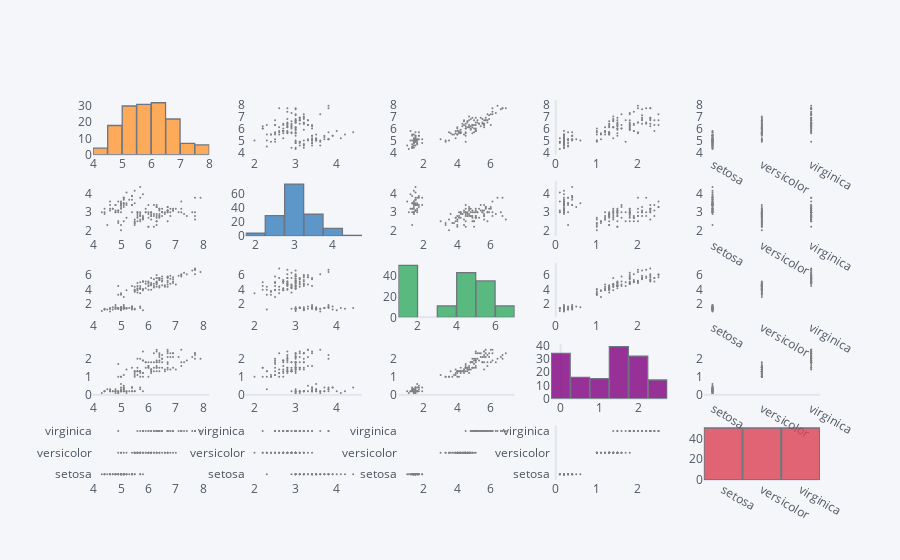

The notebook cell this image was saved under:
### Code cell
df.scatter_matrix()

### Figure 1 — Plotly figure (JSON) as saved in the notebook; plotly's stock layout.template omitted (floating-point values rounded to 4 significant figures; data arrays with more than 128 entries replaced by an {"elided": "..."} marker saying what was removed)
{"data": [{"histfunc": "count", "histnorm": "", "marker": {"color": "rgba(255, 153, 51, 1.0)", "line": {"color": "#4D5663", "width": 1.3}}, "name": "sepal_length", "nbinsx": 10, "opacity": 0.8, "orientation": "v", "type": "histogram", "x": {"elided": "150 float values"}, "xaxis": "x", "yaxis": "y"}, {"line": {"color": "rgba(128, 128, 128, 1.0)", "dash": "solid", "shape": "linear", "width": 1.3}, "marker": {"size": 2, "symbol": "circle"}, "mode": "markers", "name": "sepal_length", "text": "", "type": "scatter", "x": {"elided": "150 float values"}, "xaxis": "x2", "y": {"elided": "150 float values"}, "yaxis": "y2"}, {"line": {"color": "rgba(128, 128, 128, 1.0)", "dash": "solid", "shape": "linear", "width": 1.3}, "marker": {"size": 2, "symbol": "circle"}, "mode": "markers", "name": "sepal_length", "text": "", "type": "scatter", "x": {"elided": "150 float values"}, "xaxis": "x3", "y": {"elided": "150 float values"}, "yaxis": "y3"}, {"line": {"color": "rgba(128, 128, 128, 1.0)", "dash": "solid", "shape": "linear", "width": 1.3}, "marker": {"size": 2, "symbol": "circle"}, "mode": "markers", "name": "sepal_length", "text": "", "type": "scatter", "x": {"elided": "150 float values"}, "xaxis": "x4", "y": {"elided": "150 float values"}, "yaxis": "y4"}, {"line": {"color": "rgba(128, 128, 128, 1.0)", "dash": "solid", "shape": "linear", "width": 1.3}, "marker": {"size": 2, "symbol": "circle"}, "mode": "markers", "name": "sepal_length", "text": "", "type": "scatter", "x": {"elided": "150 str values"}, "xaxis": "x5", "y": {"elided": "150 float values"}, "yaxis": "y5"}, {"line": {"color": "rgba(128, 128, 128, 1.0)", "dash": "solid", "shape": "linear", "width": 1.3}, "marker": {"size": 2, "symbol": "circle"}, "mode": "markers", "name": "sepal_width", "text": "", "type": "scatter", "x": {"elided": "150 float values"}, "xaxis": "x6", "y": {"elided": "150 float values"}, "yaxis": "y6"}, {"histfunc": "count", "histnorm": "", "marker": {"color": "rgba(55, 128, 191, 1.0)", "line": {"color": "#4D5663", "width": 1.3}}, "name": "sepal_width", "nbinsx": 10, "opacity": 0.8, "orientation": "v", "type": "histogram", "x": {"elided": "150 float values"}, "xaxis": "x7", "yaxis": "y7"}, {"line": {"color": "rgba(128, 128, 128, 1.0)", "dash": "solid", "shape": "linear", "width": 1.3}, "marker": {"size": 2, "symbol": "circle"}, "mode": "markers", "name": "sepal_width", "text": "", "type": "scatter", "x": {"elided": "150 float values"}, "xaxis": "x8", "y": {"elided": "150 float values"}, "yaxis": "y8"}, {"line": {"color": "rgba(128, 128, 128, 1.0)", "dash": "solid", "shape": "linear", "width": 1.3}, "marker": {"size": 2, "symbol": "circle"}, "mode": "markers", "name": "sepal_width", "text": "", "type": "scatter", "x": {"elided": "150 float values"}, "xaxis": "x9", "y": {"elided": "150 float values"}, "yaxis": "y9"}, {"line": {"color": "rgba(128, 128, 128, 1.0)", "dash": "solid", "shape": "linear", "width": 1.3}, "marker": {"size": 2, "symbol": "circle"}, "mode": "markers", "name": "sepal_width", "text": "", "type": "scatter", "x": {"elided": "150 str values"}, "xaxis": "x10", "y": {"elided": "150 float values"}, "yaxis": "y10"}, {"line": {"color": "rgba(128, 128, 128, 1.0)", "dash": "solid", "shape": "linear", "width": 1.3}, "marker": {"size": 2, "symbol": "circle"}, "mode": "markers", "name": "petal_length", "text": "", "type": "scatter", "x": {"elided": "150 float values"}, "xaxis": "x11", "y": {"elided": "150 float values"}, "yaxis": "y11"}, {"line": {"color": "rgba(128, 128, 128, 1.0)", "dash": "solid", "shape": "linear", "width": 1.3}, "marker": {"size": 2, "symbol": "circle"}, "mode": "markers", "name": "petal_length", "text": "", "type": "scatter", "x": {"elided": "150 float values"}, "xaxis": "x12", "y": {"elided": "150 float values"}, "yaxis": "y12"}, {"histfunc": "count", "histnorm": "", "marker": {"color": "rgba(50, 171, 96, 1.0)", "line": {"color": "#4D5663", "width": 1.3}}, "name": "petal_length", "nbinsx": 10, "opacity": 0.8, "orientation": "v", "type": "histogram", "x": {"elided": "150 float values"}, "xaxis": "x13", "yaxis": "y13"}, {"line": {"color": "rgba(128, 128, 128, 1.0)", "dash": "solid", "shape": "linear", "width": 1.3}, "marker": {"size": 2, "symbol": "circle"}, "mode": "markers", "name": "petal_length", "text": "", "type": "scatter", "x": {"elided": "150 float values"}, "xaxis": "x14", "y": {"elided": "150 float values"}, "yaxis": "y14"}, {"line": {"color": "rgba(128, 128, 128, 1.0)", "dash": "solid", "shape": "linear", "width": 1.3}, "marker": {"size": 2, "symbol": "circle"}, "mode": "markers", "name": "petal_length", "text": "", "type": "scatter", "x": {"elided": "150 str values"}, "xaxis": "x15", "y": {"elided": "150 float values"}, "yaxis": "y15"}, {"line": {"color": "rgba(128, 128, 128, 1.0)", "dash": "solid", "shape": "linear", "width": 1.3}, "marker": {"size": 2, "symbol": "circle"}, "mode": "markers", "name": "petal_width", "text": "", "type": "scatter", "x": {"elided": "150 float values"}, "xaxis": "x16", "y": {"elided": "150 float values"}, "yaxis": "y16"}, {"line": {"color": "rgba(128, 128, 128, 1.0)", "dash": "solid", "shape": "linear", "width": 1.3}, "marker": {"size": 2, "symbol": "circle"}, "mode": "markers", "name": "petal_width", "text": "", "type": "scatter", "x": {"elided": "150 float values"}, "xaxis": "x17", "y": {"elided": "150 float values"}, "yaxis": "y17"}, {"line": {"color": "rgba(128, 128, 128, 1.0)", "dash": "solid", "shape": "linear", "width": 1.3}, "marker": {"size": 2, "symbol": "circle"}, "mode": "markers", "name": "petal_width", "text": "", "type": "scatter", "x": {"elided": "150 float values"}, "xaxis": "x18", "y": {"elided": "150 float values"}, "yaxis": "y18"}, {"histfunc": "count", "histnorm": "", "marker": {"color": "rgba(128, 0, 128, 1.0)", "line": {"color": "#4D5663", "width": 1.3}}, "name": "petal_width", "nbinsx": 10, "opacity": 0.8, "orientation": "v", "type": "histogram", "x": {"elided": "150 float values"}, "xaxis": "x19", "yaxis": "y19"}, {"line": {"color": "rgba(128, 128, 128, 1.0)", "dash": "solid", "shape": "linear", "width": 1.3}, "marker": {"size": 2, "symbol": "circle"}, "mode": "markers", "name": "petal_width", "text": "", "type": "scatter", "x": {"elided": "150 str values"}, "xaxis": "x20", "y": {"elided": "150 float values"}, "yaxis": "y20"}, {"line": {"color": "rgba(128, 128, 128, 1.0)", "dash": "solid", "shape": "linear", "width": 1.3}, "marker": {"size": 2, "symbol": "circle"}, "mode": "markers", "name": "species", "text": "", "type": "scatter", "x": {"elided": "150 float values"}, "xaxis": "x21", "y": {"elided": "150 str values"}, "yaxis": "y21"}, {"line": {"color": "rgba(128, 128, 128, 1.0)", "dash": "solid", "shape": "linear", "width": 1.3}, "marker": {"size": 2, "symbol": "circle"}, "mode": "markers", "name": "species", "text": "", "type": "scatter", "x": {"elided": "150 float values"}, "xaxis": "x22", "y": {"elided": "150 str values"}, "yaxis": "y22"}, {"line": {"color": "rgba(128, 128, 128, 1.0)", "dash": "solid", "shape": "linear", "width": 1.3}, "marker": {"size": 2, "symbol": "circle"}, "mode": "markers", "name": "species", "text": "", "type": "scatter", "x": {"elided": "150 float values"}, "xaxis": "x23", "y": {"elided": "150 str values"}, "yaxis": "y23"}, {"line": {"color": "rgba(128, 128, 128, 1.0)", "dash": "solid", "shape": "linear", "width": 1.3}, "marker": {"size": 2, "symbol": "circle"}, "mode": "markers", "name": "species", "text": "", "type": "scatter", "x": {"elided": "150 float values"}, "xaxis": "x24", "y": {"elided": "150 str values"}, "yaxis": "y24"}, {"histfunc": "count", "histnorm": "", "marker": {"color": "rgba(219, 64, 82, 1.0)", "line": {"color": "#4D5663", "width": 1.3}}, "name": "species", "nbinsx": 10, "opacity": 0.8, "orientation": "v", "type": "histogram", "x": {"elided": "150 str values"}, "xaxis": "x25", "yaxis": "y25"}], "layout": {"bargap": 0.02, "legend": {"bgcolor": "#F5F6F9", "font": {"color": "#4D5663"}}, "paper_bgcolor": "#F5F6F9", "plot_bgcolor": "#F5F6F9", "showlegend": false, "title": {"font": {"color": "#4D5663"}}, "xaxis": {"anchor": "y", "domain": [0, 0.16], "gridcolor": "#E1E5ED", "showgrid": false, "tickfont": {"color": "#4D5663"}, "title": {"font": {"color": "#4D5663"}, "text": ""}, "zerolinecolor": "#E1E5ED"}, "xaxis10": {"anchor": "y10", "domain": [0.84, 1], "gridcolor": "#E1E5ED", "showgrid": false, "tickfont": {"color": "#4D5663"}, "title": {"font": {"color": "#4D5663"}, "text": ""}, "zerolinecolor": "#E1E5ED"}, "xaxis11": {"anchor": "y11", "domain": [0, 0.16], "gridcolor": "#E1E5ED", "showgrid": false, "tickfont": {"color": "#4D5663"}, "title": {"font": {"color": "#4D5663"}, "text": ""}, "zerolinecolor": "#E1E5ED"}, "xaxis12": {"anchor": "y12", "domain": [0.21, 0.37], "gridcolor": "#E1E5ED", "showgrid": false, "tickfont": {"color": "#4D5663"}, "title": {"font": {"color": "#4D5663"}, "text": ""}, "zerolinecolor": "#E1E5ED"}, "xaxis13": {"anchor": "y13", "domain": [0.42, 0.58], "gridcolor": "#E1E5ED", "showgrid": false, "tickfont": {"color": "#4D5663"}, "title": {"font": {"color": "#4D5663"}, "text": ""}, "zerolinecolor": "#E1E5ED"}, "xaxis14": {"anchor": "y14", "domain": [0.63, 0.79], "gridcolor": "#E1E5ED", "showgrid": false, "tickfont": {"color": "#4D5663"}, "title": {"font": {"color": "#4D5663"}, "text": ""}, "zerolinecolor": "#E1E5ED"}, "xaxis15": {"anchor": "y15", "domain": [0.84, 1], "gridcolor": "#E1E5ED", "showgrid": false, "tickfont": {"color": "#4D5663"}, "title": {"font": {"color": "#4D5663"}, "text": ""}, "zerolinecolor": "#E1E5ED"}, "xaxis16": {"anchor": "y16", "domain": [0, 0.16], "gridcolor": "#E1E5ED", "showgrid": false, "tickfont": {"color": "#4D5663"}, "title": {"font": {"color": "#4D5663"}, "text": ""}, "zerolinecolor": "#E1E5ED"}, "xaxis17": {"anchor": "y17", "domain": [0.21, 0.37], "gridcolor": "#E1E5ED", "showgrid": false, "tickfont": {"color": "#4D5663"}, "title": {"font": {"color": "#4D5663"}, "text": ""}, "zerolinecolor": "#E1E5ED"}, "xaxis18": {"anchor": "y18", "domain": [0.42, 0.58], "gridcolor": "#E1E5ED", "showgrid": false, "tickfont": {"color": "#4D5663"}, "title": {"font": {"color": "#4D5663"}, "text": ""}, "zerolinecolor": "#E1E5ED"}, "xaxis19": {"anchor": "y19", "domain": [0.63, 0.79], "gridcolor": "#E1E5ED", "showgrid": false, "tickfont": {"color": "#4D5663"}, "title": {"font": {"color": "#4D5663"}, "text": ""}, "zerolinecolor": "#E1E5ED"}, "xaxis2": {"anchor": "y2", "domain": [0.21, 0.37], "gridcolor": "#E1E5ED", "showgrid": false, "tickfont": {"color": "#4D5663"}, "title": {"font": {"color": "#4D5663"}, "text": ""}, "zerolinecolor": "#E1E5ED"}, "xaxis20": {"anchor": "y20", "domain": [0.84, 1], "gridcolor": "#E1E5ED", "showgrid": false, "tickfont": {"color": "#4D5663"}, "title": {"font": {"color": "#4D5663"}, "text": ""}, "zerolinecolor": "#E1E5ED"}, "xaxis21": {"anchor": "y21", "domain": [0, 0.16], "gridcolor": "#E1E5ED", "showgrid": false, "tickfont": {"color": "#4D5663"}, "title": {"font": {"color": "#4D5663"}, "text": ""}, "zerolinecolor": "#E1E5ED"}, "xaxis22": {"anchor": "y22", "domain": [0.21, 0.37], "gridcolor": "#E1E5ED", "showgrid": false, "tickfont": {"color": "#4D5663"}, "title": {"font": {"color": "#4D5663"}, "text": ""}, "zerolinecolor": "#E1E5ED"}, "xaxis23": {"anchor": "y23", "domain": [0.42, 0.58], "gridcolor": "#E1E5ED", "showgrid": false, "tickfont": {"color": "#4D5663"}, "title": {"font": {"color": "#4D5663"}, "text": ""}, "zerolinecolor": "#E1E5ED"}, "xaxis24": {"anchor": "y24", "domain": [0.63, 0.79], "gridcolor": "#E1E5ED", "showgrid": false, "tickfont": {"color": "#4D5663"}, "title": {"font": {"color": "#4D5663"}, "text": ""}, "zerolinecolor": "#E1E5ED"}, "xaxis25": {"anchor": "y25", "domain": [0.84, 1], "gridcolor": "#E1E5ED", "showgrid": false, "tickfont": {"color": "#4D5663"}, "title": {"font": {"color": "#4D5663"}, "text": ""}, "zerolinecolor": "#E1E5ED"}, "xaxis3": {"anchor": "y3", "domain": [0.42, 0.58], "gridcolor": "#E1E5ED", "showgrid": false, "tickfont": {"color": "#4D5663"}, "title": {"font": {"color": "#4D5663"}, "text": ""}, "zerolinecolor": "#E1E5ED"}, "xaxis4": {"anchor": "y4", "domain": [0.63, 0.79], "gridcolor": "#E1E5ED", "showgrid": false, "tickfont": {"color": "#4D5663"}, "title": {"font": {"color": "#4D5663"}, "text": ""}, "zerolinecolor": "#E1E5ED"}, "xaxis5": {"anchor": "y5", "domain": [0.84, 1], "gridcolor": "#E1E5ED", "showgrid": false, "tickfont": {"color": "#4D5663"}, "title": {"font": {"color": "#4D5663"}, "text": ""}, "zerolinecolor": "#E1E5ED"}, "xaxis6": {"anchor": "y6", "domain": [0, 0.16], "gridcolor": "#E1E5ED", "showgrid": false, "tickfont": {"color": "#4D5663"}, "title": {"font": {"color": "#4D5663"}, "text": ""}, "zerolinecolor": "#E1E5ED"}, "xaxis7": {"anchor": "y7", "domain": [0.21, 0.37], "gridcolor": "#E1E5ED", "showgrid": false, "tickfont": {"color": "#4D5663"}, "title": {"font": {"color": "#4D5663"}, "text": ""}, "zerolinecolor": "#E1E5ED"}, "xaxis8": {"anchor": "y8", "domain": [0.42, 0.58], "gridcolor": "#E1E5ED", "showgrid": false, "tickfont": {"color": "#4D5663"}, "title": {"font": {"color": "#4D5663"}, "text": ""}, "zerolinecolor": "#E1E5ED"}, "xaxis9": {"anchor": "y9", "domain": [0.63, 0.79], "gridcolor": "#E1E5ED", "showgrid": false, "tickfont": {"color": "#4D5663"}, "title": {"font": {"color": "#4D5663"}, "text": ""}, "zerolinecolor": "#E1E5ED"}, "yaxis": {"anchor": "x", "domain": [0.856, 1], "gridcolor": "#E1E5ED", "showgrid": false, "tickfont": {"color": "#4D5663"}, "title": {"font": {"color": "#4D5663"}, "text": ""}, "zerolinecolor": "#E1E5ED"}, "yaxis10": {"anchor": "x10", "domain": [0.642, 0.786], "gridcolor": "#E1E5ED", "showgrid": false, "tickfont": {"color": "#4D5663"}, "title": {"font": {"color": "#4D5663"}, "text": ""}, "zerolinecolor": "#E1E5ED"}, "yaxis11": {"anchor": "x11", "domain": [0.428, 0.572], "gridcolor": "#E1E5ED", "showgrid": false, "tickfont": {"color": "#4D5663"}, "title": {"font": {"color": "#4D5663"}, "text": ""}, "zerolinecolor": "#E1E5ED"}, "yaxis12": {"anchor": "x12", "domain": [0.428, 0.572], "gridcolor": "#E1E5ED", "showgrid": false, "tickfont": {"color": "#4D5663"}, "title": {"font": {"color": "#4D5663"}, "text": ""}, "zerolinecolor": "#E1E5ED"}, "yaxis13": {"anchor": "x13", "domain": [0.428, 0.572], "gridcolor": "#E1E5ED", "showgrid": false, "tickfont": {"color": "#4D5663"}, "title": {"font": {"color": "#4D5663"}, "text": ""}, "zerolinecolor": "#E1E5ED"}, "yaxis14": {"anchor": "x14", "domain": [0.428, 0.572], "gridcolor": "#E1E5ED", "showgrid": false, "tickfont": {"color": "#4D5663"}, "title": {"font": {"color": "#4D5663"}, "text": ""}, "zerolinecolor": "#E1E5ED"}, "yaxis15": {"anchor": "x15", "domain": [0.428, 0.572], "gridcolor": "#E1E5ED", "showgrid": false, "tickfont": {"color": "#4D5663"}, "title": {"font": {"color": "#4D5663"}, "text": ""}, "zerolinecolor": "#E1E5ED"}, "yaxis16": {"anchor": "x16", "domain": [0.214, 0.358], "gridcolor": "#E1E5ED", "showgrid": false, "tickfont": {"color": "#4D5663"}, "title": {"font": {"color": "#4D5663"}, "text": ""}, "zerolinecolor": "#E1E5ED"}, "yaxis17": {"anchor": "x17", "domain": [0.214, 0.358], "gridcolor": "#E1E5ED", "showgrid": false, "tickfont": {"color": "#4D5663"}, "title": {"font": {"color": "#4D5663"}, "text": ""}, "zerolinecolor": "#E1E5ED"}, "yaxis18": {"anchor": "x18", "domain": [0.214, 0.358], "gridcolor": "#E1E5ED", "showgrid": false, "tickfont": {"color": "#4D5663"}, "title": {"font": {"color": "#4D5663"}, "text": ""}, "zerolinecolor": "#E1E5ED"}, "yaxis19": {"anchor": "x19", "domain": [0.214, 0.358], "gridcolor": "#E1E5ED", "showgrid": false, "tickfont": {"color": "#4D5663"}, "title": {"font": {"color": "#4D5663"}, "text": ""}, "zerolinecolor": "#E1E5ED"}, "yaxis2": {"anchor": "x2", "domain": [0.856, 1], "gridcolor": "#E1E5ED", "showgrid": false, "tickfont": {"color": "#4D5663"}, "title": {"font": {"color": "#4D5663"}, "text": ""}, "zerolinecolor": "#E1E5ED"}, "yaxis20": {"anchor": "x20", "domain": [0.214, 0.358], "gridcolor": "#E1E5ED", "showgrid": false, "tickfont": {"color": "#4D5663"}, "title": {"font": {"color": "#4D5663"}, "text": ""}, "zerolinecolor": "#E1E5ED"}, "yaxis21": {"anchor": "x21", "domain": [0, 0.144], "gridcolor": "#E1E5ED", "showgrid": false, "tickfont": {"color": "#4D5663"}, "title": {"font": {"color": "#4D5663"}, "text": ""}, "zerolinecolor": "#E1E5ED"}, "yaxis22": {"anchor": "x22", "domain": [0, 0.144], "gridcolor": "#E1E5ED", "showgrid": false, "tickfont": {"color": "#4D5663"}, "title": {"font": {"color": "#4D5663"}, "text": ""}, "zerolinecolor": "#E1E5ED"}, "yaxis23": {"anchor": "x23", "domain": [0, 0.144], "gridcolor": "#E1E5ED", "showgrid": false, "tickfont": {"color": "#4D5663"}, "title": {"font": {"color": "#4D5663"}, "text": ""}, "zerolinecolor": "#E1E5ED"}, "yaxis24": {"anchor": "x24", "domain": [0, 0.144], "gridcolor": "#E1E5ED", "showgrid": false, "tickfont": {"color": "#4D5663"}, "title": {"font": {"color": "#4D5663"}, "text": ""}, "zerolinecolor": "#E1E5ED"}, "yaxis25": {"anchor": "x25", "domain": [0, 0.144], "gridcolor": "#E1E5ED", "showgrid": false, "tickfont": {"color": "#4D5663"}, "title": {"font": {"color": "#4D5663"}, "text": ""}, "zerolinecolor": "#E1E5ED"}, "yaxis3": {"anchor": "x3", "domain": [0.856, 1], "gridcolor": "#E1E5ED", "showgrid": false, "tickfont": {"color": "#4D5663"}, "title": {"font": {"color": "#4D5663"}, "text": ""}, "zerolinecolor": "#E1E5ED"}, "yaxis4": {"anchor": "x4", "domain": [0.856, 1], "gridcolor": "#E1E5ED", "showgrid": false, "tickfont": {"color": "#4D5663"}, "title": {"font": {"color": "#4D5663"}, "text": ""}, "zerolinecolor": "#E1E5ED"}, "yaxis5": {"anchor": "x5", "domain": [0.856, 1], "gridcolor": "#E1E5ED", "showgrid": false, "tickfont": {"color": "#4D5663"}, "title": {"font": {"color": "#4D5663"}, "text": ""}, "zerolinecolor": "#E1E5ED"}, "yaxis6": {"anchor": "x6", "domain": [0.642, 0.786], "gridcolor": "#E1E5ED", "showgrid": false, "tickfont": {"color": "#4D5663"}, "title": {"font": {"color": "#4D5663"}, "text": ""}, "zerolinecolor": "#E1E5ED"}, "yaxis7": {"anchor": "x7", "domain": [0.642, 0.786], "gridcolor": "#E1E5ED", "showgrid": false, "tickfont": {"color": "#4D5663"}, "title": {"font": {"color": "#4D5663"}, "text": ""}, "zerolinecolor": "#E1E5ED"}, "yaxis8": {"anchor": "x8", "domain": [0.642, 0.786], "gridcolor": "#E1E5ED", "showgrid": false, "tickfont": {"color": "#4D5663"}, "title": {"font": {"color": "#4D5663"}, "text": ""}, "zerolinecolor": "#E1E5ED"}, "yaxis9": {"anchor": "x9", "domain": [0.642, 0.786], "gridcolor": "#E1E5ED", "showgrid": false, "tickfont": {"color": "#4D5663"}, "title": {"font": {"color": "#4D5663"}, "text": ""}, "zerolinecolor": "#E1E5ED"}}}
